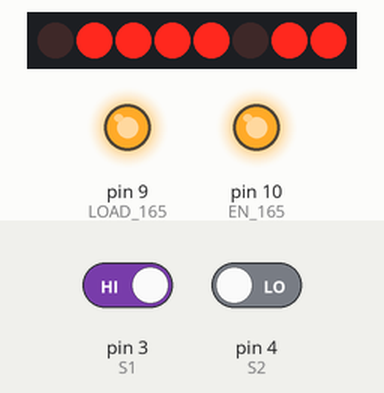
Simulated run of this sketch. Board: Arduino Uno, built with avr-gcc and run on an emulated ATmega328P. Parts: 8 shift-register outputs drawn as a row of LEDs (first output left, lit = HIGH), output pins drawn as LEDs (lit = HIGH). Wiring (inferred from the names in the program): shift register (74HC595): latch pin 8. Wiring (inferred from the signals the program sends): row of LEDs: on Q0, Q1, Q2, Q3, Q4, Q5, Q6, Q7. Inputs (shaded band) come from the test bench; at power-on: pin 3 (S1) HIGH, pin 4 (S2) LOW. Pins used as bus, display or sensor lines are not drawn; what the sketch prints to the serial monitor is not drawn.

Above: at 1.2 s.
1.3 s: pin 3 (S1) driven LOW
At 2.2 s:
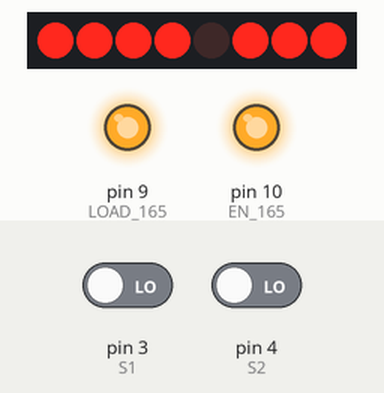
2.8 s: pin 4 (S2) driven HIGH
At 3.3 s:
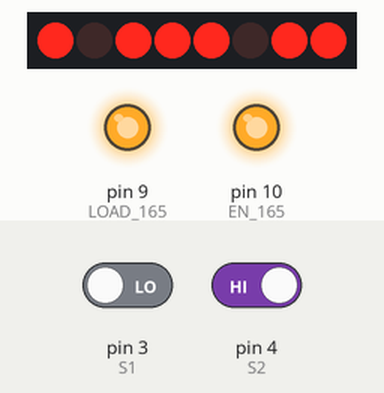
4.3 s: pin 3 (S1) driven HIGH
At 5.5 s:
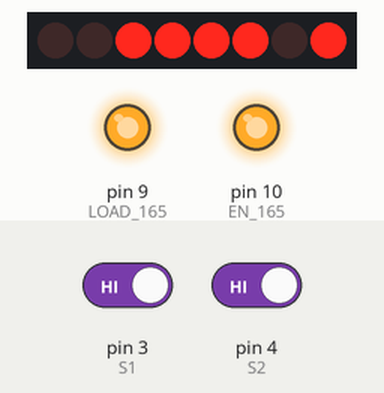
5.8 s: pin 4 (S2) driven LOW
At 6.9 s:
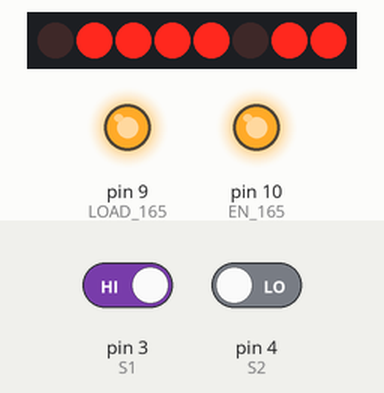
Timing chart, 0 to 8.3 s (numbered marks = the images above; inputs shaded):
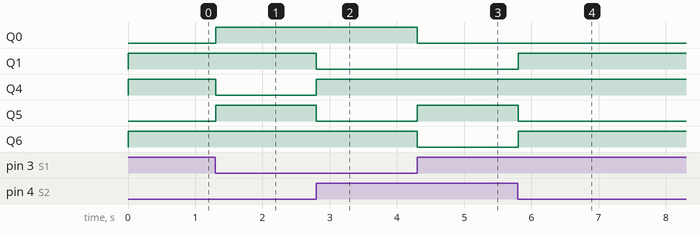

The sketch:

Ardu8_21_LinePositions.ino
```cpp
/*
  Робототехнический контроллер «Кибернетический»: положение относительно линии

  Датчик линии: S1 → D3, S2 → D4. Два канала собираются в одно число state = s1·2 + s2,
  а switch выбирает ситуацию: «линии нет», «линия у S2», «линия у S1», «перекрёсток».
  Перекрёстки считаются по событию «оба канала стали чёрными».

  Плата в Arduino IDE: Arduino Uno. Кабель USB-C — в ВЕРХНИЙ разъём (Arduino).
  DIP-переключатель: DIP1 и DIP4 = OFF, DIP5 = ON (светодиоды).
*/

#include <SPI.h>

// ---------- Светодиоды и кнопки Arduino-части ----------
// Светодиоды подключены через сдвиговый регистр 74HC595, кнопки — через 74HC165.
// Оба регистра работают по шине SPI (D11 — данные, D12 — приём, D13 — такт).
const int LATCH_595 = 8;   // защёлка 74HC595
const int LOAD_165  = 9;   // «фотография» кнопок в 74HC165
const int EN_165    = 10;  // LOW — 74HC165 подключён к линии приёма SPI

// Номера битов: 1 — LED1, 2 — LED2, 4 — LED3, 8 — LED4, 16 — синий, 32 — зелёный, 64 — красный
const byte LED1 = 1, LED2 = 2, LED3 = 4, LED4 = 8;
const byte BLUE = 16, GREEN = 32, RED = 64;

// Зажечь светодиоды. В переменной leds 1 = горит.
// Регистр зажигает светодиод нулём, поэтому байт инвертируем (~).
void showLeds(byte leds) {
  digitalWrite(LATCH_595, LOW);
  SPI.transfer(~leds);
  digitalWrite(LATCH_595, HIGH);   // импульс на защёлке — байт появляется на выходах
}

// Прочитать кнопки: бит 0 — BUT1 … бит 3 — BUT4 (слева направо). 1 = нажата.
byte readButtons() {
  digitalWrite(LOAD_165, LOW);     // «сфотографировать» кнопки
  delayMicroseconds(5);
  digitalWrite(LOAD_165, HIGH);
  digitalWrite(EN_165, LOW);       // подключить регистр к линии приёма
  byte b = SPI.transfer(0);        // принять байт
  digitalWrite(EN_165, HIGH);
  return b & 0x0F;                 // нужны только 4 младших бита
}

void boardBegin() {
  pinMode(LATCH_595, OUTPUT);
  pinMode(LOAD_165, OUTPUT);
  pinMode(EN_165, OUTPUT);
  digitalWrite(LOAD_165, HIGH);
  digitalWrite(EN_165, HIGH);
  SPI.begin();
  showLeds(0);                     // всё погасить
}

const int S1 = 3, S2 = 4;
int lastState = -1;
int crossings = 0;

void setup() {
  boardBegin();
  pinMode(S1, INPUT);
  pinMode(S2, INPUT);
  Serial.begin(115200);
}

void loop() {
  int state = digitalRead(S1) * 2 + digitalRead(S2);   // 0, 1, 2 или 3

  if (state != lastState) {        // печатаем только при изменении
    switch (state) {
      case 0: Serial.println("Линии нет (или она между датчиками)"); showLeds(BLUE); break;
      case 1: Serial.println("Линия со стороны S2");                 showLeds(LED2 | GREEN); break;
      case 2: Serial.println("Линия со стороны S1");                 showLeds(LED1 | GREEN); break;
      case 3:
        crossings++;               // перекрёсток — только в момент появления
        Serial.print("Перекрёсток № ");
        Serial.println(crossings);
        showLeds(LED1 | LED2 | RED);
        break;
    }
    lastState = state;
  }
  delay(20);
}
```

Measured:
- after the input at 1.3 s, Q0, Q5: LOW → HIGH at once; Q4: HIGH → LOW at once
- after the input at 2.8 s, Q1, Q5: HIGH → LOW at once; Q4: LOW → HIGH at once
- after the input at 4.3 s, Q0, Q6: HIGH → LOW at once; Q5: LOW → HIGH at once
- after the input at 5.8 s, Q1, Q6: LOW → HIGH at once; Q5: HIGH → LOW at once
